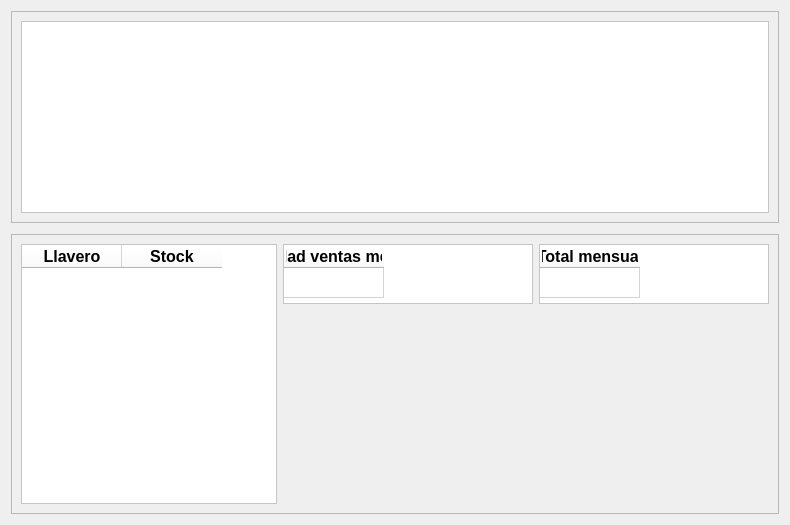
            <widget class="QWidget" name="home_page">
             <layout class="QVBoxLayout" name="verticalLayout_5" stretch="0,0">
              <property name="spacing">
               <number>11</number>
              </property>
              <property name="leftMargin">
               <number>11</number>
              </property>
              <property name="topMargin">
               <number>11</number>
              </property>
              <property name="rightMargin">
               <number>11</number>
              </property>
              <property name="bottomMargin">
               <number>11</number>
              </property>
              <item>
               <widget class="QFrame" name="homeTopFrame">
                <property name="styleSheet">
                 <string notr="true"/>
                </property>
                <property name="frameShape">
                 <enum>QFrame::StyledPanel</enum>
                </property>
                <property name="frameShadow">
                 <enum>QFrame::Raised</enum>
                </property>
                <layout class="QHBoxLayout" name="horizontalLayout_7">
                 <item>
                  <widget class="QTableWidget" name="tableVentasDiarias">
                   <property name="sizePolicy">
                    <sizepolicy hsizetype="Expanding" vsizetype="Expanding">
                     <horstretch>0</horstretch>
                     <verstretch>0</verstretch>
                    </sizepolicy>
                   </property>
                   <property name="styleSheet">
                    <string notr="true">background-color: rgb(255, 255, 255);</string>
                   </property>
                   <property name="editTriggers">
                    <set>QAbstractItemView::NoEditTriggers</set>
                   </property>
                  </widget>
                 </item>
                </layout>
               </widget>
              </item>
              <item>
               <widget class="QFrame" name="homeBottomFrame">
                <property name="minimumSize">
                 <size>
                  <width>0</width>
                  <height>280</height>
                 </size>
                </property>
                <property name="maximumSize">
                 <size>
                  <width>16777215</width>
                  <height>280</height>
                 </size>
                </property>
                <property name="frameShape">
                 <enum>QFrame::StyledPanel</enum>
                </property>
                <property name="frameShadow">
                 <enum>QFrame::Raised</enum>
                </property>
                <layout class="QHBoxLayout" name="horizontalLayout_15">
                 <item>
                  <widget class="QTableWidget" name="tableStockHome">
                   <property name="sizePolicy">
                    <sizepolicy hsizetype="Expanding" vsizetype="Expanding">
                     <horstretch>0</horstretch>
                     <verstretch>0</verstretch>
                    </sizepolicy>
                   </property>
                   <property name="minimumSize">
                    <size>
                     <width>0</width>
                     <height>0</height>
                    </size>
                   </property>
                   <property name="maximumSize">
                    <size>
                     <width>16777215</width>
                     <height>16777215</height>
                    </size>
                   </property>
                   <property name="styleSheet">
                    <string notr="true">background-color: rgb(255, 255, 255);</string>
                   </property>
                   <property name="editTriggers">
                    <set>QAbstractItemView::NoEditTriggers</set>
                   </property>
                   <attribute name="verticalHeaderVisible">
                    <bool>false</bool>
                   </attribute>
                   <column>
                    <property name="text">
                     <string>Llavero</string>
                    </property>
                    <property name="font">
                     <font>
                      <family>MS Shell Dlg 2</family>
                      <pointsize>12</pointsize>
                      <weight>75</weight>
                      <bold>true</bold>
                     </font>
                    </property>
                    <property name="textAlignment">
                     <set>AlignCenter</set>
                    </property>
                   </column>
                   <column>
                    <property name="text">
                     <string>Stock</string>
                    </property>
                    <property name="font">
                     <font>
                      <family>MS Shell Dlg 2</family>
                      <pointsize>12</pointsize>
                      <weight>75</weight>
                      <bold>true</bold>
                     </font>
                    </property>
                    <property name="textAlignment">
                     <set>AlignCenter</set>
                    </property>
                   </column>
                  </widget>
                 </item>
                 <item alignment="Qt::AlignTop">
                  <widget class="QTableWidget" name="tableCantidadMensual">
                   <property name="sizePolicy">
                    <sizepolicy hsizetype="Expanding" vsizetype="Fixed">
                     <horstretch>0</horstretch>
                     <verstretch>0</verstretch>
                    </sizepolicy>
                   </property>
                   <property name="minimumSize">
                    <size>
                     <width>250</width>
                     <height>60</height>
                    </size>
                   </property>
                   <property name="maximumSize">
                    <size>
                     <width>250</width>
                     <height>60</height>
                    </size>
                   </property>
                   <property name="styleSheet">
                    <string notr="true">background-color: rgb(255, 255, 255);</string>
                   </property>
                   <property name="editTriggers">
                    <set>QAbstractItemView::NoEditTriggers</set>
                   </property>
                   <attribute name="verticalHeaderVisible">
                    <bool>false</bool>
                   </attribute>
                   <row>
                    <property name="text">
                     <string>Nueva fila</string>
                    </property>
                   </row>
                   <column>
                    <property name="text">
                     <string>Cantidad ventas mensual</string>
                    </property>
                    <property name="font">
                     <font>
                      <family>MS Shell Dlg 2</family>
                      <pointsize>12</pointsize>
                      <weight>75</weight>
                      <bold>true</bold>
                     </font>
                    </property>
                    <property name="textAlignment">
                     <set>AlignCenter</set>
                    </property>
                   </column>
                   <item row="0" column="0">
                    <property name="text">
                     <string/>
                    </property>
                    <property name="font">
                     <font>
                      <family>MS Shell Dlg 2</family>
                      <pointsize>12</pointsize>
                      <weight>75</weight>
                      <bold>true</bold>
                     </font>
                    </property>
                    <property name="textAlignment">
                     <set>AlignCenter</set>
                    </property>
                   </item>
                  </widget>
                 </item>
                 <item alignment="Qt::AlignTop">
                  <widget class="QTableWidget" name="tableTotalMensual">
                   <property name="sizePolicy">
                    <sizepolicy hsizetype="Expanding" vsizetype="Fixed">
                     <horstretch>0</horstretch>
                     <verstretch>0</verstretch>
                    </sizepolicy>
                   </property>
                   <property name="minimumSize">
                    <size>
                     <width>230</width>
                     <height>60</height>
                    </size>
                   </property>
                   <property name="maximumSize">
                    <size>
                     <width>230</width>
                     <height>60</height>
                    </size>
                   </property>
                   <property name="styleSheet">
                    <string notr="true">background-color: rgb(255, 255, 255);</string>
                   </property>
                   <property name="editTriggers">
                    <set>QAbstractItemView::NoEditTriggers</set>
                   </property>
                   <attribute name="verticalHeaderVisible">
                    <bool>false</bool>
                   </attribute>
                   <row>
                    <property name="text">
                     <string>Nueva fila</string>
                    </property>
                   </row>
                   <column>
                    <property name="text">
                     <string>Total mensual</string>
                    </property>
                    <property name="font">
                     <font>
                      <family>MS Shell Dlg 2</family>
                      <pointsize>12</pointsize>
                      <weight>75</weight>
                      <bold>true</bold>
                     </font>
                    </property>
                    <property name="textAlignment">
                     <set>AlignCenter</set>
                    </property>
                   </column>
                   <item row="0" column="0">
                    <property name="text">
                     <string/>
                    </property>
                    <property name="font">
                     <font>
                      <family>MS Shell Dlg 2</family>
                      <pointsize>12</pointsize>
                      <weight>75</weight>
                      <bold>true</bold>
                     </font>
                    </property>
                    <property name="textAlignment">
                     <set>AlignCenter</set>
                    </property>
                   </item>
                  </widget>
                 </item>
                </layout>
               </widget>
              </item>
             </layout>
            </widget>
